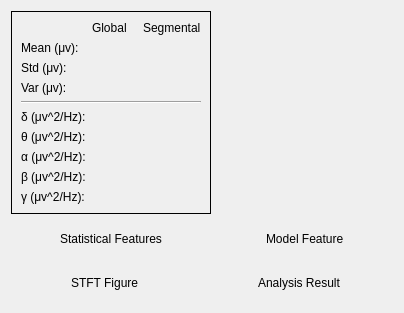
            <widget class="QWidget" name="seid_esa_form">
             <property name="enabled">
              <bool>true</bool>
             </property>
             <attribute name="title">
              <string>ESC+SD</string>
             </attribute>
             <layout class="QHBoxLayout" name="horizontalLayout_14">
              <item>
               <layout class="QVBoxLayout" name="verticalLayout_9">
                <item>
                 <layout class="QVBoxLayout" name="verticalLayout_5">
                  <item>
                   <layout class="QHBoxLayout" name="horizontalLayout_11">
                    <item>
                     <layout class="QVBoxLayout" name="verticalLayout_2" stretch="1,0">
                      <item>
                       <layout class="QHBoxLayout" name="horizontalLayout_4">
                        <item>
                         <widget class="QFrame" name="frame">
                          <property name="styleSheet">
                           <string notr="true"/>
                          </property>
                          <property name="frameShape">
                           <enum>QFrame::Box</enum>
                          </property>
                          <property name="frameShadow">
                           <enum>QFrame::Plain</enum>
                          </property>
                          <layout class="QVBoxLayout" name="verticalLayout_7">
                           <item>
                            <layout class="QGridLayout" name="gridLayout_6">
                             <item row="0" column="0">
                              <widget class="QLabel" name="label_13">
                               <property name="text">
                                <string/>
                               </property>
                              </widget>
                             </item>
                             <item row="4" column="0" colspan="3">
                              <widget class="Line" name="line">
                               <property name="orientation">
                                <enum>Qt::Horizontal</enum>
                               </property>
                              </widget>
                             </item>
                             <item row="0" column="1">
                              <widget class="StrongBodyLabel" name="StrongBodyLabel_11">
                               <property name="text">
                                <string>Global</string>
                               </property>
                              </widget>
                             </item>
                             <item row="0" column="2">
                              <widget class="StrongBodyLabel" name="StrongBodyLabel_12">
                               <property name="text">
                                <string>Segmental</string>
                               </property>
                              </widget>
                             </item>
                             <item row="1" column="0">
                              <widget class="StrongBodyLabel" name="StrongBodyLabel_13">
                               <property name="text">
                                <string>Mean (μv):</string>
                               </property>
                              </widget>
                             </item>
                             <item row="2" column="0">
                              <widget class="StrongBodyLabel" name="StrongBodyLabel_14">
                               <property name="text">
                                <string>Std (μv):</string>
                               </property>
                              </widget>
                             </item>
                             <item row="3" column="0">
                              <widget class="StrongBodyLabel" name="StrongBodyLabel_15">
                               <property name="text">
                                <string>Var (μv):</string>
                               </property>
                              </widget>
                             </item>
                             <item row="5" column="0">
                              <widget class="StrongBodyLabel" name="StrongBodyLabel_16">
                               <property name="text">
                                <string>δ (μv^2/Hz):</string>
                               </property>
                              </widget>
                             </item>
                             <item row="6" column="0">
                              <widget class="StrongBodyLabel" name="StrongBodyLabel_17">
                               <property name="text">
                                <string>θ (μv^2/Hz):</string>
                               </property>
                              </widget>
                             </item>
                             <item row="7" column="0">
                              <widget class="StrongBodyLabel" name="StrongBodyLabel_18">
                               <property name="text">
                                <string>α (μv^2/Hz):</string>
                               </property>
                              </widget>
                             </item>
                             <item row="8" column="0">
                              <widget class="StrongBodyLabel" name="StrongBodyLabel_19">
                               <property name="text">
                                <string>β (μv^2/Hz):</string>
                               </property>
                              </widget>
                             </item>
                             <item row="9" column="0">
                              <widget class="StrongBodyLabel" name="StrongBodyLabel_20">
                               <property name="text">
                                <string>γ (μv^2/Hz):</string>
                               </property>
                              </widget>
                             </item>
                             <item row="1" column="1">
                              <widget class="StrongBodyLabel" name="g_mean">
                               <property name="text">
                                <string/>
                               </property>
                              </widget>
                             </item>
                             <item row="2" column="1">
                              <widget class="StrongBodyLabel" name="g_std">
                               <property name="text">
                                <string/>
                               </property>
                              </widget>
                             </item>
                             <item row="3" column="1">
                              <widget class="StrongBodyLabel" name="g_var">
                               <property name="text">
                                <string/>
                               </property>
                              </widget>
                             </item>
                             <item row="5" column="1">
                              <widget class="StrongBodyLabel" name="g_d">
                               <property name="text">
                                <string/>
                               </property>
                              </widget>
                             </item>
                             <item row="6" column="1">
                              <widget class="StrongBodyLabel" name="g_t">
                               <property name="text">
                                <string/>
                               </property>
                              </widget>
                             </item>
                             <item row="7" column="1">
                              <widget class="StrongBodyLabel" name="g_a">
                               <property name="text">
                                <string/>
                               </property>
                              </widget>
                             </item>
                             <item row="8" column="1">
                              <widget class="StrongBodyLabel" name="g_b">
                               <property name="text">
                                <string/>
                               </property>
                              </widget>
                             </item>
                             <item row="9" column="1">
                              <widget class="StrongBodyLabel" name="g_g">
                               <property name="text">
                                <string/>
                               </property>
                              </widget>
                             </item>
                             <item row="1" column="2">
                              <widget class="StrongBodyLabel" name="r_mean">
                               <property name="text">
                                <string/>
                               </property>
                              </widget>
                             </item>
                             <item row="2" column="2">
                              <widget class="StrongBodyLabel" name="r_std">
                               <property name="text">
                                <string/>
                               </property>
                              </widget>
                             </item>
                             <item row="3" column="2">
                              <widget class="StrongBodyLabel" name="r_var">
                               <property name="text">
                                <string/>
                               </property>
                              </widget>
                             </item>
                             <item row="5" column="2">
                              <widget class="StrongBodyLabel" name="r_d">
                               <property name="text">
                                <string/>
                               </property>
                              </widget>
                             </item>
                             <item row="6" column="2">
                              <widget class="StrongBodyLabel" name="r_t">
                               <property name="text">
                                <string/>
                               </property>
                              </widget>
                             </item>
                             <item row="7" column="2">
                              <widget class="StrongBodyLabel" name="r_a">
                               <property name="text">
                                <string/>
                               </property>
                              </widget>
                             </item>
                             <item row="8" column="2">
                              <widget class="StrongBodyLabel" name="r_b">
                               <property name="text">
                                <string/>
                               </property>
                              </widget>
                             </item>
                             <item row="9" column="2">
                              <widget class="StrongBodyLabel" name="r_g">
                               <property name="text">
                                <string/>
                               </property>
                              </widget>
                             </item>
                            </layout>
                           </item>
                          </layout>
                         </widget>
                        </item>
                       </layout>
                      </item>
                      <item>
                       <widget class="QWidget" name="widget_2" native="true">
                        <layout class="QHBoxLayout" name="horizontalLayout_7">
                         <item>
                          <spacer name="horizontalSpacer_8">
                           <property name="orientation">
                            <enum>Qt::Horizontal</enum>
                           </property>
                           <property name="sizeHint" stdset="0">
                            <size>
                             <width>40</width>
                             <height>20</height>
                            </size>
                           </property>
                          </spacer>
                         </item>
                         <item>
                          <widget class="SubtitleLabel" name="SubtitleLabel">
                           <property name="text">
                            <string>Statistical Features</string>
                           </property>
                          </widget>
                         </item>
                         <item>
                          <spacer name="horizontalSpacer_7">
                           <property name="orientation">
                            <enum>Qt::Horizontal</enum>
                           </property>
                           <property name="sizeHint" stdset="0">
                            <size>
                             <width>40</width>
                             <height>20</height>
                            </size>
                           </property>
                          </spacer>
                         </item>
                        </layout>
                       </widget>
                      </item>
                     </layout>
                    </item>
                    <item>
                     <layout class="QVBoxLayout" name="verticalLayout_3" stretch="1,0">
                      <property name="sizeConstraint">
                       <enum>QLayout::SetDefaultConstraint</enum>
                      </property>
                      <item>
                       <layout class="QHBoxLayout" name="fm_layout">
                        <property name="sizeConstraint">
                         <enum>QLayout::SetDefaultConstraint</enum>
                        </property>
                       </layout>
                      </item>
                      <item>
                       <widget class="QWidget" name="widget_3" native="true">
                        <layout class="QHBoxLayout" name="horizontalLayout_8">
                         <item>
                          <spacer name="horizontalSpacer_9">
                           <property name="orientation">
                            <enum>Qt::Horizontal</enum>
                           </property>
                           <property name="sizeHint" stdset="0">
                            <size>
                             <width>40</width>
                             <height>20</height>
                            </size>
                           </property>
                          </spacer>
                         </item>
                         <item>
                          <widget class="SubtitleLabel" name="SubtitleLabel_2">
                           <property name="text">
                            <string>Model Feature</string>
                           </property>
                          </widget>
                         </item>
                         <item>
                          <spacer name="horizontalSpacer_10">
                           <property name="orientation">
                            <enum>Qt::Horizontal</enum>
                           </property>
                           <property name="sizeHint" stdset="0">
                            <size>
                             <width>40</width>
                             <height>20</height>
                            </size>
                           </property>
                          </spacer>
                         </item>
                        </layout>
                       </widget>
                      </item>
                     </layout>
                    </item>
                   </layout>
                  </item>
                  <item>
                   <layout class="QHBoxLayout" name="horizontalLayout_12" stretch="0,0">
                    <item>
                     <layout class="QVBoxLayout" name="verticalLayout_4" stretch="1,0">
                      <item>
                       <layout class="QHBoxLayout" name="feature_layout"/>
                      </item>
                      <item>
                       <widget class="QWidget" name="widget_4" native="true">
                        <layout class="QHBoxLayout" name="horizontalLayout_9">
                         <item>
                          <spacer name="horizontalSpacer_6">
                           <property name="orientation">
                            <enum>Qt::Horizontal</enum>
                           </property>
                           <property name="sizeHint" stdset="0">
                            <size>
                             <width>40</width>
                             <height>20</height>
                            </size>
                           </property>
                          </spacer>
                         </item>
                         <item>
                          <widget class="SubtitleLabel" name="SubtitleLabel_3">
                           <property name="text">
                            <string>STFT Figure</string>
                           </property>
                          </widget>
                         </item>
                         <item>
                          <spacer name="horizontalSpacer_5">
                           <property name="orientation">
                            <enum>Qt::Horizontal</enum>
                           </property>
                           <property name="sizeHint" stdset="0">
                            <size>
                             <width>40</width>
                             <height>20</height>
                            </size>
                           </property>
                          </spacer>
                         </item>
                        </layout>
                       </widget>
                      </item>
                     </layout>
                    </item>
                    <item>
                     <layout class="QVBoxLayout" name="verticalLayout_6" stretch="1,0">
                      <item>
                       <layout class="QHBoxLayout" name="res_layout"/>
                      </item>
                      <item>
                       <widget class="QWidget" name="widget_5" native="true">
                        <layout class="QHBoxLayout" name="horizontalLayout_13">
                         <item>
                          <spacer name="horizontalSpacer_3">
                           <property name="orientation">
                            <enum>Qt::Horizontal</enum>
                           </property>
                           <property name="sizeHint" stdset="0">
                            <size>
                             <width>40</width>
                             <height>20</height>
                            </size>
                           </property>
                          </spacer>
                         </item>
                         <item>
                          <widget class="SubtitleLabel" name="SubtitleLabel_4">
                           <property name="text">
                            <string>Analysis Result</string>
                           </property>
                          </widget>
                         </item>
                         <item>
                          <spacer name="horizontalSpacer_4">
                           <property name="orientation">
                            <enum>Qt::Horizontal</enum>
                           </property>
                           <property name="sizeHint" stdset="0">
                            <size>
                             <width>40</width>
                             <height>20</height>
                            </size>
                           </property>
                          </spacer>
                         </item>
                        </layout>
                       </widget>
                      </item>
                     </layout>
                    </item>
                   </layout>
                  </item>
                 </layout>
                </item>
               </layout>
              </item>
             </layout>
            </widget>
